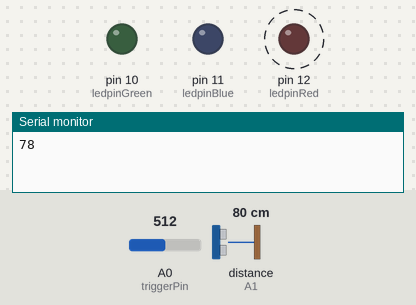
Bench run of a sketch on a simulated Arduino Uno, built with avr-gcc and run on an emulated ATmega328P. On the bench: output pins drawn as LEDs (lit = HIGH), the last lines printed to the serial monitor. Wiring (inferred from the names in the program): ultrasonic range finder: trigger A0; echo A1. Dashed ring = blinking. The inputs (shaded band) are chosen by the test bench; at power-on: distance to the obstacle (sensor on A1) 80 cm, A0 (triggerPin) = 512. The echo pulse lasts 58.3 µs per cm; pins used as bus, display or sensor lines are not drawn.

Above: at 0.95 s.
1.7 s: distance to the obstacle (sensor on A1) set to 24 cm
5.2 s: distance to the obstacle (sensor on A1) set to 19 cm
At 6.3 s:
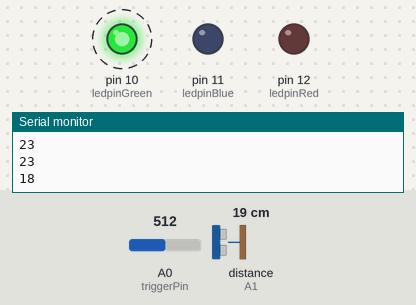
8.9 s: distance to the obstacle (sensor on A1) set to 12 cm
12.4 s: distance to the obstacle (sensor on A1) set to 9 cm
At 13.5 s:
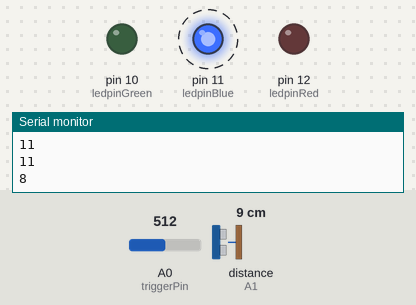
16.1 s: distance to the obstacle (sensor on A1) set to 18 cm
At 16.7 s:
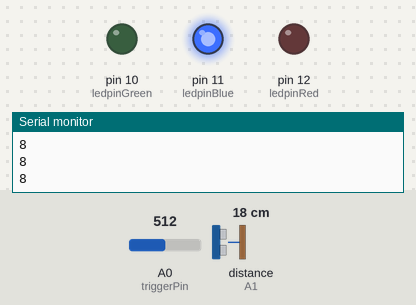
19.6 s: distance to the obstacle (sensor on A1) set to 2 cm
At 20.2 s:
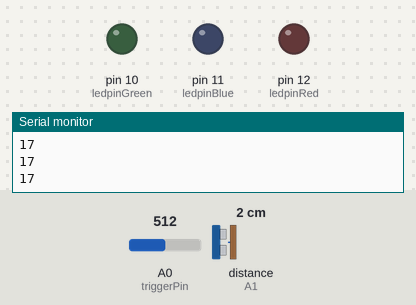
Timing chart, 0 to 24.3 s (numbered marks = the images above; inputs shaded):
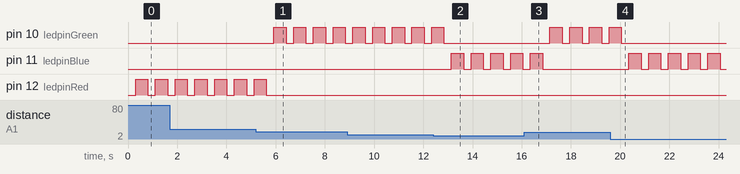

Measured:
- the behaviour switches between 22 and 21 cm on distance to the obstacle (sensor on A1) (found by bisection; images 0 and 1)
- the behaviour switches between 11 and 10 cm on distance to the obstacle (sensor on A1) (found by bisection; images 1 and 2)
- after the input at 5.2 s, pin 10 (ledpinGreen): alternates HIGH for 0.50 s and LOW for 0.30 s, starting after 0.73 s; pin 12 (ledpinRed): goes on until 5.6 s, then stays LOW
- after the input at 12.4 s, pin 10 (ledpinGreen): goes on until 12.8 s, then stays LOW; pin 11 (ledpinBlue): alternates HIGH for 0.50 s and LOW for 0.30 s, starting after 0.74 s
- after the input at 16.1 s, pin 10 (ledpinGreen): alternates HIGH for 0.50 s and LOW for 0.30 s, starting after 1.0 s; pin 11 (ledpinBlue): goes on until 16.8 s, then stays LOW
- after the input at 19.6 s, pin 10 (ledpinGreen): goes on until 20.1 s, then stays LOW; pin 11 (ledpinBlue): alternates HIGH for 0.50 s and LOW for 0.30 s, starting after 0.75 s
- by itself, pin 12 (ledpinRed): alternates HIGH for 0.50 s and LOW for 0.30 s

The sketch:

distance.ino
```cpp
const int ledpinGreen = 10; // ledpin and soundpin are not changed throughout the process
const int ledpinBlue = 11;
const int ledpinRed = 12;
const int triggerPin = A0;
const int echoPin = A1;

int duration, distance;

void setup() {
  Serial.begin(9600);
  pinMode(ledpinBlue, OUTPUT);
  pinMode(ledpinGreen, OUTPUT);
  pinMode(ledpinRed, OUTPUT);
  pinMode(triggerPin, OUTPUT);
  pinMode(echoPin, INPUT);
}

void loop() {
  int soundsens = analogRead(triggerPin); // reads analog data from sound sensor

  digitalWrite(triggerPin, LOW);
  delayMicroseconds(2);
  digitalWrite(triggerPin, HIGH);
  delayMicroseconds(10);
  digitalWrite(triggerPin, LOW);

  duration = pulseIn(echoPin, HIGH);

  distance = duration * 0.034 / 2;

  delay(300);

  Serial.print(distance);
  Serial.print('\n');

  if (distance < 10) {
    digitalWrite(ledpinBlue, HIGH); //turns led on
    delay(500);
    digitalWrite(ledpinBlue, LOW);
  } else if (distance >= 10 && distance <= 20) {
    digitalWrite(ledpinGreen, HIGH); //turns led on
    delay(500);
    digitalWrite(ledpinGreen, LOW);
  } else if (distance > 20) {
    digitalWrite(ledpinRed, HIGH); //turns led on
    delay(500);
    digitalWrite(ledpinRed, LOW);
  } else {
    digitalWrite(ledpinGreen, LOW);
    digitalWrite(ledpinRed, LOW);
    digitalWrite(ledpinBlue, LOW);
  }
}
```
